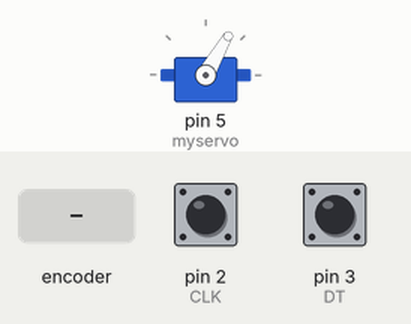
Simulated run of this sketch. Board: Arduino Uno, built with avr-gcc and run on an emulated ATmega328P. Parts: servo. The inputs (shaded band) are chosen by the test bench; at power-on: pin 2 (CLK) HIGH, pin 3 (DT) HIGH. What the sketch prints to the serial monitor is not drawn.

Above: at 2.2 s.
2.3 s: rotary encoder on pin 2 (CLK) / pin 3 (DT) turned 3 steps (first pin leading)
At 4.0 s:
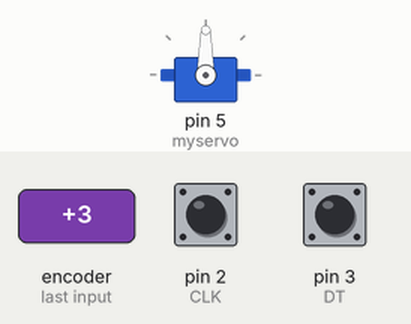
4.4 s: rotary encoder on pin 2 (CLK) / pin 3 (DT) turned 1 step (first pin leading)
At 5.3 s:
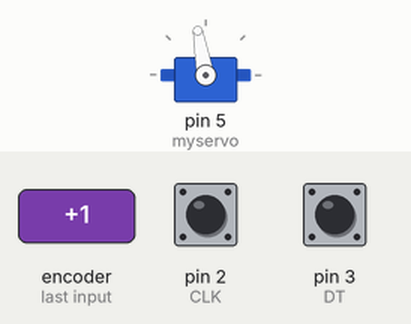
Timing chart, 0 to 7.4 s (numbered marks = the images above; inputs shaded):
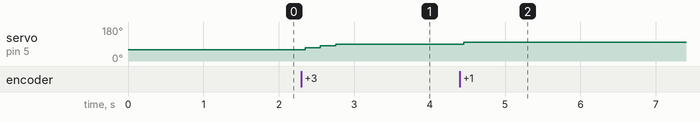

The sketch:

encoder_impedance.ino
```cpp
#include <Servo.h>
#define CLK 2    // 2번핀을 CLK로 지정
#define DT 3    // 3번핀을 DT로 지정

#define Kp 10    // 3번핀을 DT로 지정
#define Kd 3    // 3번핀을 DT로 지정

int counter = 0;           // 회전 카운터 측정용 변수
int counter_past = 0;           // 회전 카운터 측정용 변수
int currentStateCLK;       // CLK의 현재 신호상태 저장용 변수
int lastStateCLK;          // 직전 CLK의 신호상태 저장용 변수

Servo myservo;

void Read_encoder()
{
  currentStateCLK = digitalRead(CLK);
  if (currentStateCLK != lastStateCLK  && currentStateCLK == 1) counter = digitalRead(DT) != currentStateCLK ? counter+1 : counter-1;
  lastStateCLK = currentStateCLK;
  delay(1);

}


void setup()
{
  pinMode(2, INPUT_PULLUP);
  pinMode(3, INPUT_PULLUP);
  Serial.begin(2000000);

  myservo.attach(5);
  myservo.write(60);
  delay(1000);
  lastStateCLK = digitalRead(CLK);
}

double now_angle = 60;
double past_angle = 60;

void loop()
{
  now_angle = 60+Kp*counter+Kd*(counter-counter_past);
  myservo.write(constrain(now_angle,20,100));

  Read_encoder();

  Serial.print(counter);
  Serial.print(",");
  Serial.println(now_angle);

  counter_past = counter;


}
```

Measured:
- after the input at 2.3 s, servo on pin 5 (myservo): 60° → 70° after 0.05 s, → 80° 0.20 s later, → 90° 0.20 s later
- after the input at 4.4 s, servo on pin 5 (myservo): 90° → 100° after 0.05 s
